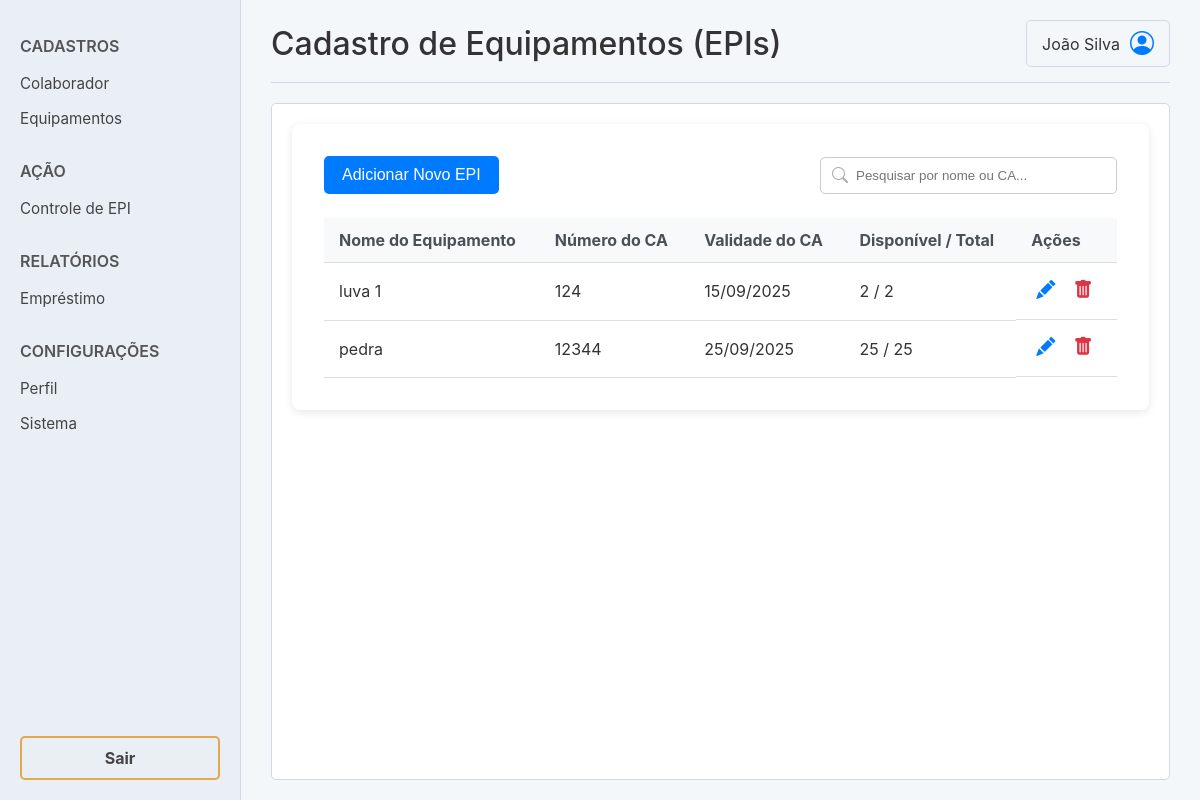
The app's page /menu/epis/, older data.
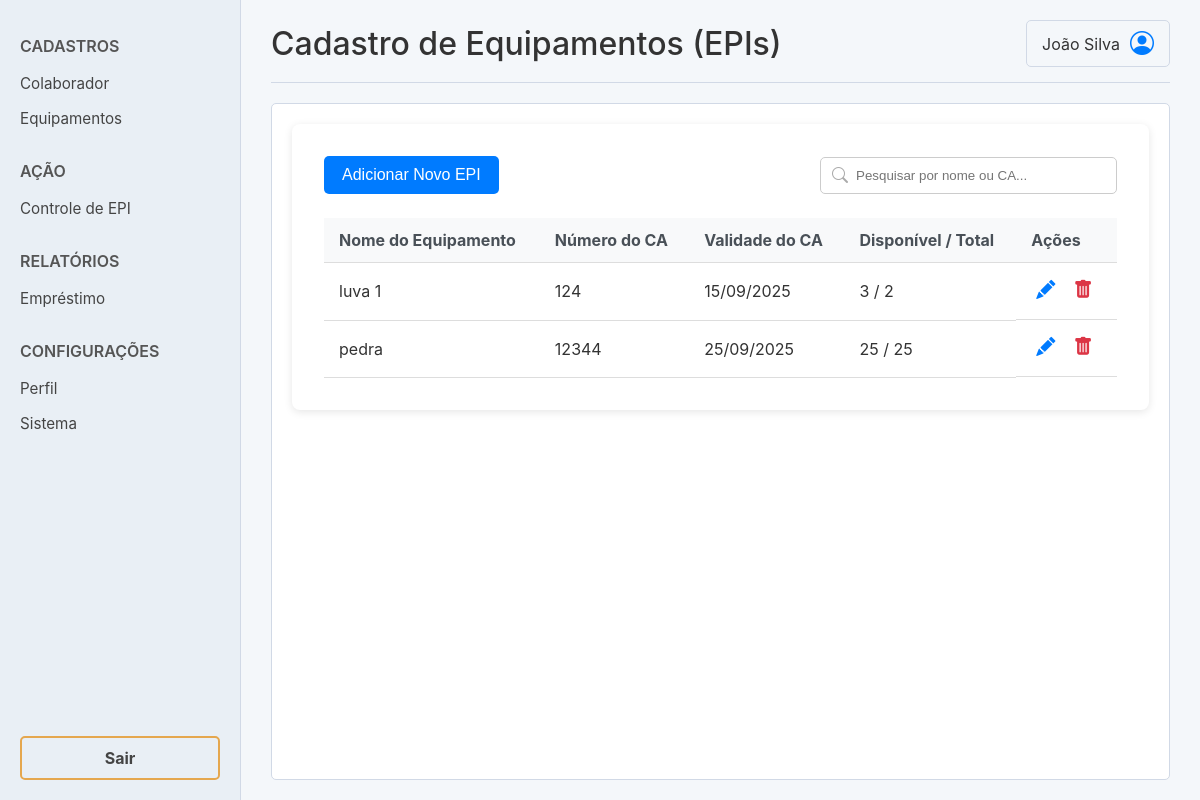
The same page, newer data.
### aluguel/models.py (models this page shows, shortened)
class EPI(models.Model):
    nome_equipamento = models.CharField(max_length=255)
    ca_numero = models.CharField(max_length=50, verbose_name="Número do CA")
    data_validade_ca = models.DateField(verbose_name="Data de Validade do CA")
    quantidade_total = models.IntegerField()
    quantidade_disponivel = models.IntegerField()
    class Meta:
        verbose_name = "EPI"
        verbose_name_plural = "EPIs"

### aluguel/views.py (the view, shortened to what this page needs)
# urls.py: path('epis/', EPICRUDView.as_view(), name='epis_crud'),
class EPICRUDView(View):
    def get(self, request):
        epis = EPI.objects.all().order_by('nome_equipamento')
        form = EPIForm()
        return render(request, 'aluguel/epi_crud.html', {'epis': epis, 'form': form})

### aluguel/templates/aluguel/epi_crud.html (shortened to what this page needs)
{% extends 'aluguel/base.html' %}
{% load static %}
{% block head_extra %}
    <link rel="stylesheet" href="{% static 'css/epi_crud.css' %}">
{% endblock %}
{% block page_title %}Cadastro de Equipamentos (EPIs){% endblock %}
{% block content %}
<div class="content-area">
    <div class="toolbar">
        <button id="add-epi-btn" class="btn btn-primary">Adicionar Novo EPI</button>
        <div class="search-container">
            <i class="bi bi-search"></i>
            <input type="text" id="search-input" placeholder="Pesquisar por nome ou CA...">
        </div>
    </div>
    <div class="table-container">
        <table class="data-table">
            <thead>
                <tr>
                    <th>Nome do Equipamento</th>
                    <th>Número do CA</th>
                    <th>Validade do CA</th>
                    <th>Disponível / Total</th>
                    <th>Ações</th>
                </tr>
            </thead>
            <tbody id="epi-table-body">
                {% for epi in epis %}
                <tr data-id="{{ epi.id }}">
                    <td>{{ epi.nome_equipamento }}</td>
                    <td>{{ epi.ca_numero }}</td>
                    <td>{{ epi.data_validade_ca|date:"d/m/Y" }}</td>
                    <td>{{ epi.quantidade_disponivel }} / {{ epi.quantidade_total }}</td>
                    <td class="action-buttons">
                        <button class="btn-icon btn-edit" title="Editar">
                            <i class="bi bi-pencil-fill"></i>
                        </button>
                        <button class="btn-icon btn-delete" title="Deletar">
                            <i class="bi bi-trash-fill"></i>
                        </button>
                    </td>
                </tr>
                {% endfor %}
            </tbody>
        </table>
    </div>
</div>
{% endblock %}

Row changes from the older to the newer data that the page shows:
changed EPI "luva 1": quantidade_disponivel "2" → "3"
